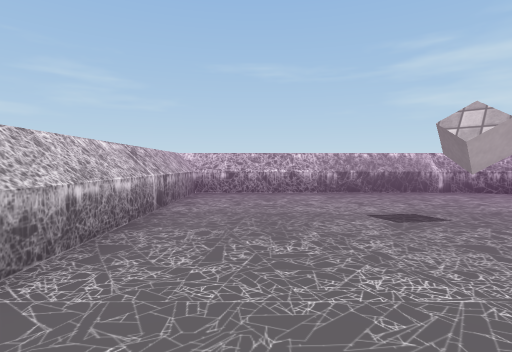
[1] (above)

23 first-person views from a walk through a 3-D level made in the Unity game engine. The camera is 0.68 m above the floor, tilts 2° down and sees 80° across. The floor is counted in squares, 1 m on a side. Each view is taken from the middle of a square. On the plan, view 1 faces up. The plan holds only what a view shows up to about 10 squares ahead; the rest is blank. The place goes on beyond the plan. The player is left out. Some surface patterns are stand-ins.

[2]
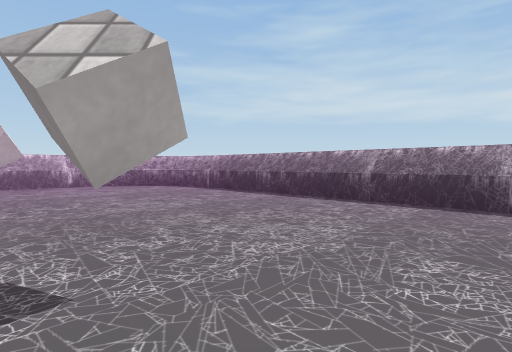

[3]
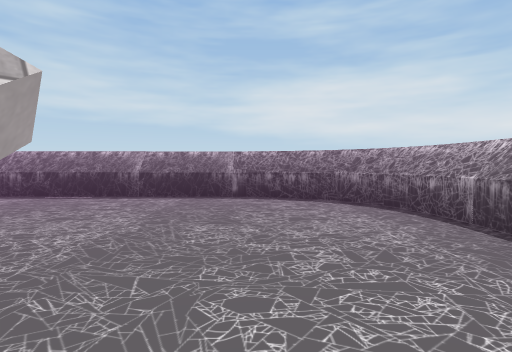

[4]
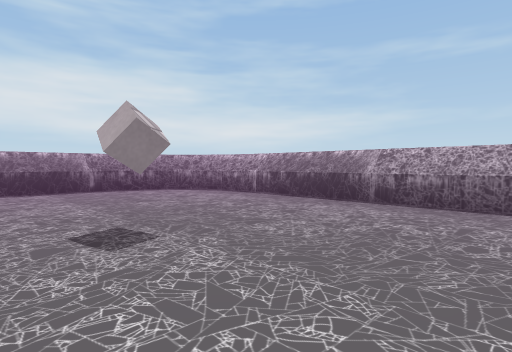

[5]
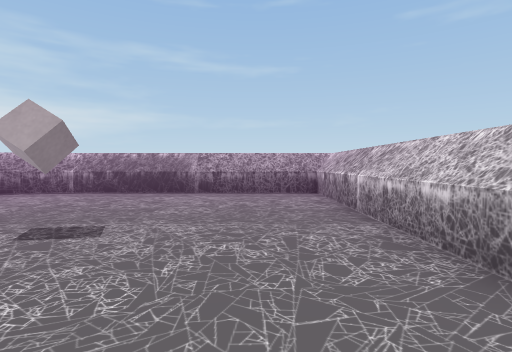

[6]
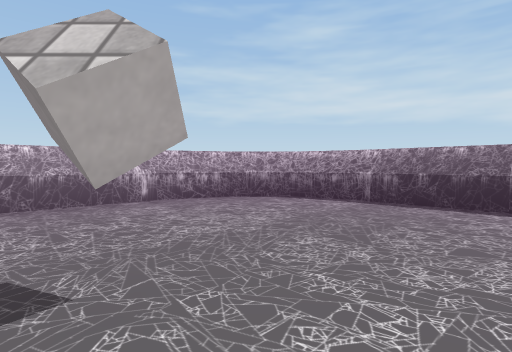

[7]
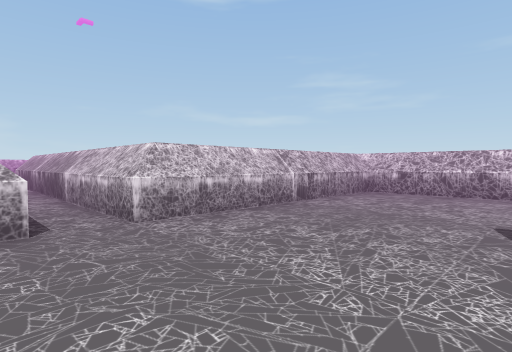

[8]
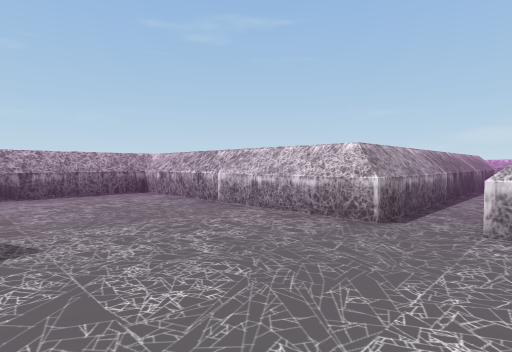

[9]
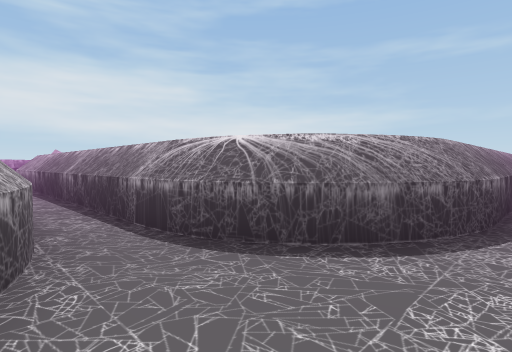

[10]
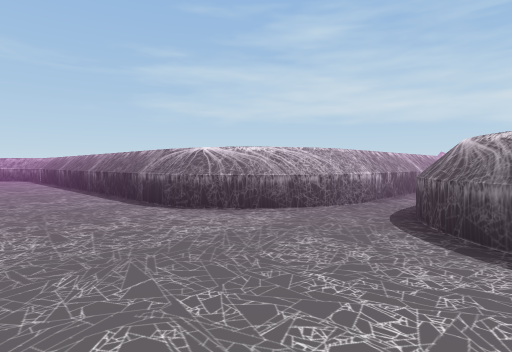

[11]
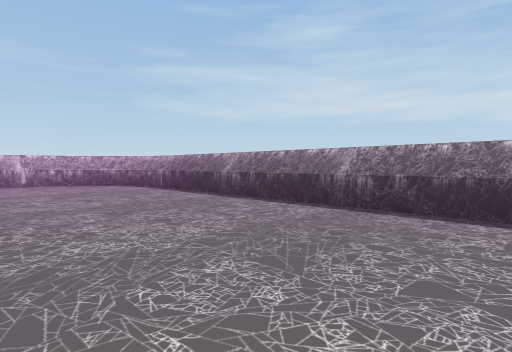

[12]
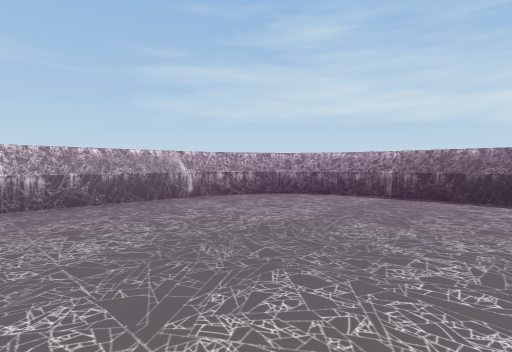

[13]
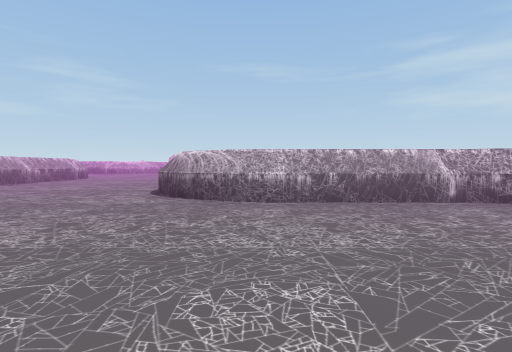

[14]
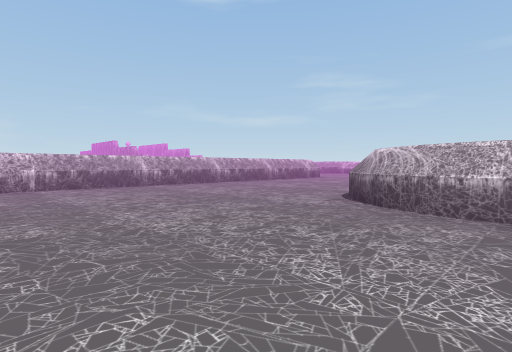

[15]
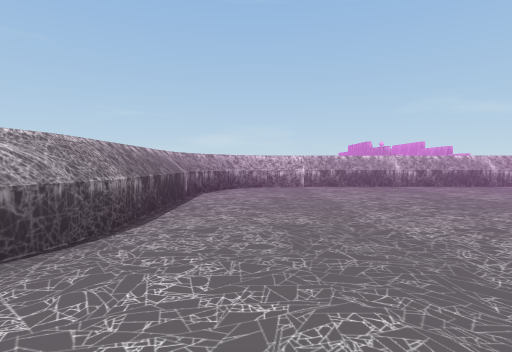

[16]
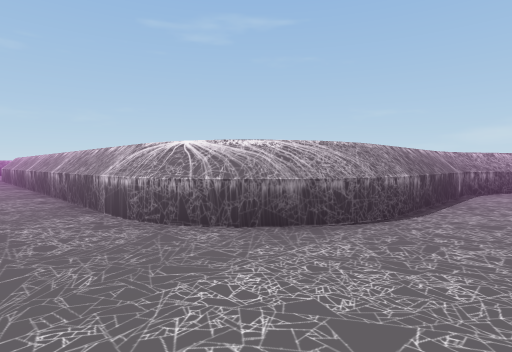

[17]
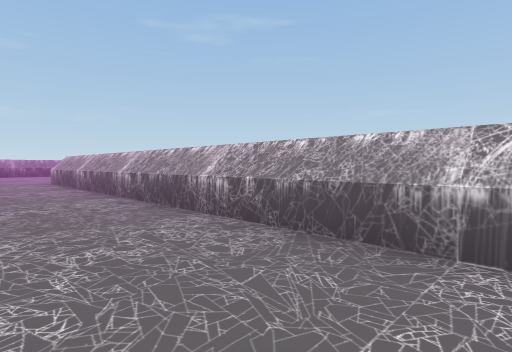

[18]
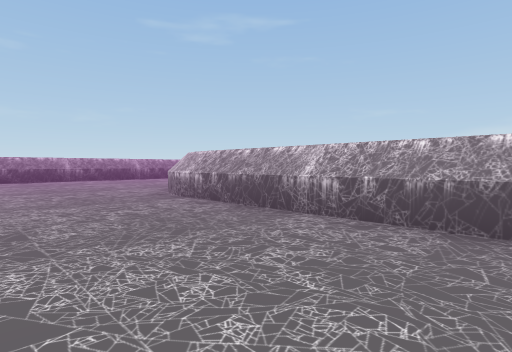

[19]
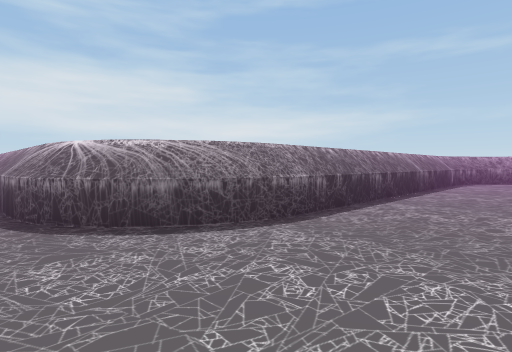

[20]
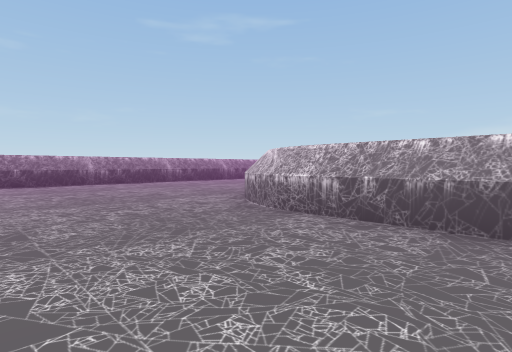

[21]
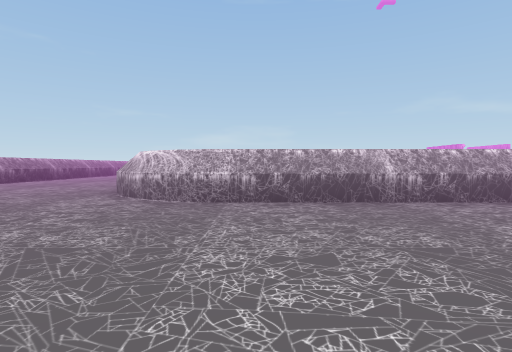

[22]
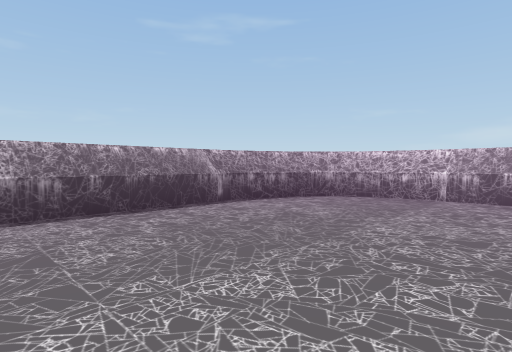

[23]
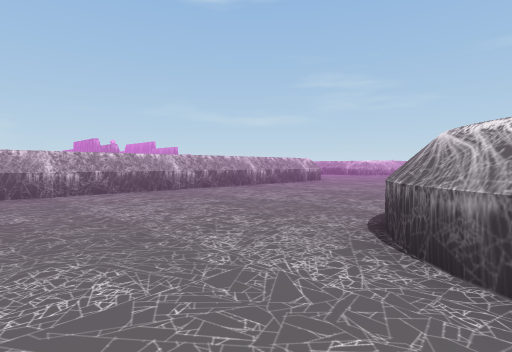

### Floor plan
Key: @ floor where view 1 was taken; # wall or solid block; . floor; ^ raised ledge; C cube; O other object.
Columns run from 29 left of view 1 to 8 right of it. Each row starts with its distance up from view 1.
 24    ..
 23   ....
 22 #.....
 21 #......
 20 #......
 19 #......
 18 #......OO
 17 #.......OO###OO
 16 #.............OO
 15 #..............OO
 14 #...............O
 13 O...............#
 12 OO..............#
 11  OO.............#
 10   OO###OO.......#
  9         OO......#
  8          O......#          #######OO
  7          #......#          #.......OO
  6          #......#          #........OO
  5          #......#          #.........O
  4          #......O          #.........#
  3          #......OO         #...C.....#
  2          #.......OO########^.........#
  1          #...........................#
  0          #.......OO########^.@.......#
 -1          #......OO         #.........#
 -2          #......O          #...C.....#
 -3          #......#          #.........O
 -4          #......#          #........OO
 -5          O......#          #.......OO
 -6         OO......#          #######OO
 -7         O.......#

Positions as (right, up) in squares from view 1, and headings:
1: (0, 0), facing up
2: (2, -3), facing up-right
3: (1, -3), facing right
4: (-1, 0), facing down-right
5: (0, 2), facing down
6: (2, 2), facing up-right
7: (2, 0), facing up-left
8: (2, 2), facing down-left
9: (-14, 2), facing down-right
10: (-16, -1), facing up-right
11: (-18, 5), facing up-right
12: (-20, 11), facing up-right
13: (-20, 11), facing up
14: (-19, 12), facing up-left
15: (-19, 12), facing left
16: (-18, 12), facing down-left
17: (-17, 8), facing down-left
18: (-16, 1), facing down-left
19: (-16, 1), facing down-right
20: (-16, -2), facing down-left
21: (-14, -4), facing left
22: (-22, 15), facing down-left
23: (-21, 15), facing up-left
